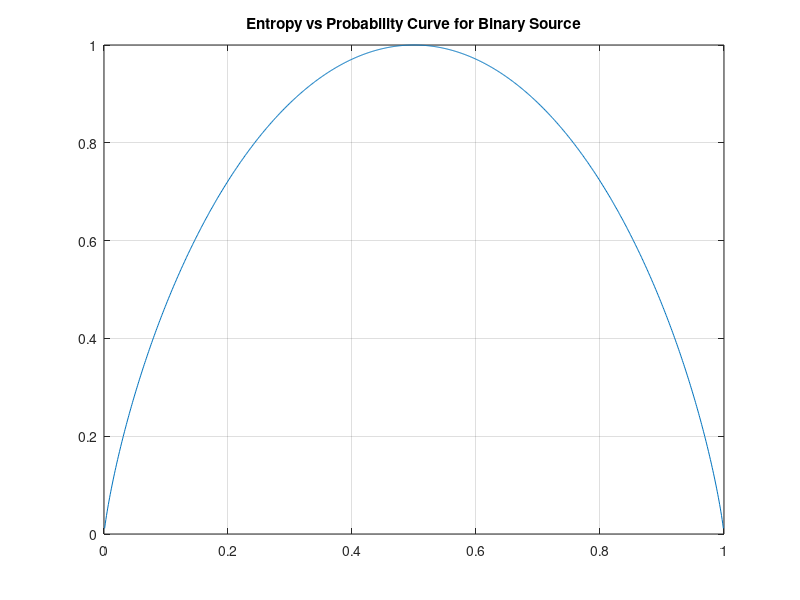

Here is the MATLAB script that generated this plot:
clc;
close all;
clear all;

p=0.001:0.001:2;
for i=1:1:length(p)
   h(i)=-( p(i) * log2(p(i)) + (1-p(i)) * log2(1-p(i)) );
endfor
plot(p,h)
xlim([0 1])
ylim([0 1])
title('Entropy vs Probability Curve for Binary Source')
grid on

n = input('Enter number of symbols:');
%sym = ['x1' 'x2' 'x3' 'x4' 'x5']
%prob = [0.4,0.19,0.16,0.15,0.1]
sym = input('Enter symbols:');
prob = input('Enter probabilities:');

H=0;
for k=1:length(prob)
  H=H+prob(k)*log2(1/prob(k));
end

disp("Entropy of DMS")
printf("H= %f bits/symbol\n",H);


